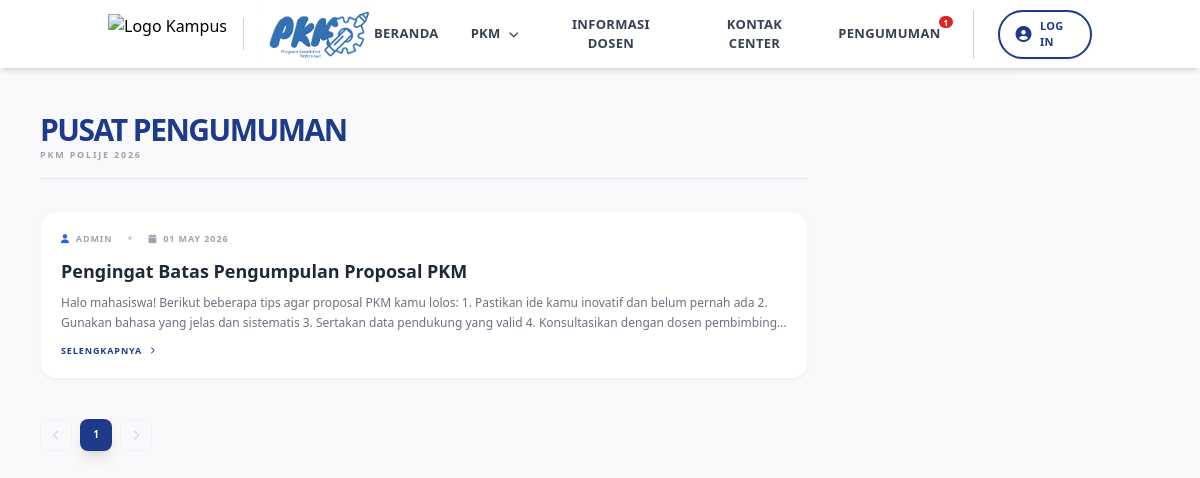
The page /page/pengumuman.php on the database its author committed.
### tables this page shows
CREATE TABLE `pesan` (
  `id_pesan` int NOT NULL,
  `judul_pesan` varchar(255) NOT NULL,
  `tujuan_pesan` enum('Semua','Mahasiswa','Dosen') NOT NULL,
  `isi_pesan` longtext NOT NULL,
  `tgl_kirim` timestamp NULL DEFAULT CURRENT_TIMESTAMP
);

### page/pengumuman.php (the view, shortened to what this page needs)
<?php
require_once '../koneksi/koneksi.php';
$limit = 6;
$page = isset($_GET['halaman']) ? (int)$GET['halaman'] : 1;
$offset = ($page - 1) * $limit;
try {
    $sql_total = "SELECT COUNT(*) FROM pesan WHERE tujuan_pesan IN ('Semua', 'Mahasiswa')";
    $total_data = $pdo->query($sql_total)->fetchColumn();
    $total_halaman = ceil($total_data / $limit);
    $sql_pesan = "SELECT * FROM pesan
                  WHERE tujuan_pesan IN ('Semua', 'Mahasiswa')
                  ORDER BY tgl_kirim DESC
                  LIMIT :limit OFFSET :offset";
    $stmt = $pdo->prepare($sql_pesan);
    $stmt->bindValue(':limit', (int)$limit, PDO::PARAM_INT);
    $stmt->bindValue(':offset', (int)$offset, PDO::PARAM_INT);
    $stmt->execute();
    $daftar_pengumuman = $stmt->fetchAll(PDO::FETCH_ASSOC);
} catch (PDOException $e) {
    die("Error: " . $e->getMessage());
}
function tgl_indo_singkat($timestamp) {
    return date('d M Y', strtotime($timestamp));
}
?>
<!DOCTYPE html>
<html lang="id">
<head>
    <script src="https://cdn.tailwindcss.com"></script>
    <link href="https://cdnjs.cloudflare.com/ajax/libs/font-awesome/6.0.0/css/all.min.css" rel="stylesheet">
</head>
<body class="font-sans antialiased overflow-x-hidden bg-gray-50">
<header class="fixed w-full z-50 bg-white shadow-md">
    <div class="container mx-auto px-5 py-0.5 flex items-center justify-between">
        <div class="flex items-center shrink-0 space-x-4">
            <img src="../image/LogoPolije.png" alt="Logo Kampus" class="h-8 md:h-10 w-auto object-contain">
            <img src="../image/logoPKM.png" alt="Logo PKM" class="h-12 md:h-16 w-auto object-contain">
        </div>
        <nav id="nav-menu" class="hidden lg:flex flex-col lg:flex-row absolute lg:relative top-full left-0 w-full lg:w-auto bg-white lg:bg-transparent shadow-lg lg:shadow-none items-center space-y-4 lg:space-y-0 lg:space-x-8 p-6 lg:p-0 text-[13px] font-bold text-gray-700 uppercase tracking-wide transition-all">
            <a href="../index.php" class="hover:text-blue-900 transition-colors py-1 w-full text-center lg:w-auto">Beranda</a>
            <div class="relative group w-full text-center lg:w-auto">
                <button class="hover:text-blue-900 flex items-center justify-center lg:justify-start w-full lg:w-auto focus:outline-none py-2 lg:py-3 text-[13px] font-bold uppercase tracking-wide">
                    PKM <i class="fas fa-chevron-down ml-2 text-[10px]"></i>
                </button>
            </div>
            <a href="./informasi_dosen.php" class="hover:text-blue-900 transition-colors py-1 w-full text-center lg:w-auto">Informasi Dosen</a>
            <a href="./kontak_center.php" class="hover:text-blue-900 transition-colors py-1 w-full text-center lg:w-auto">Kontak Center</a>
                <?php
                $stmt = $pdo->query("SELECT COUNT(*) FROM pesan WHERE tujuan_pesan IN ('Semua', 'Mahasiswa')");
                $total_db = $stmt->fetchColumn();
                $dilihat = isset($_SESSION['last_viewed_count']) ? $_SESSION['last_viewed_count'] : 0;
                $baru = $total_db - $dilihat;
                ?>
                <a href="./pengumuman.php" class="relative hover:text-blue-900 transition-colors py-1 inline-block group">
                    Pengumuman
                    <?php if ($baru > 0) : ?>
                        <span class="absolute -top-1.5 -right-3.5 bg-red-600 text-white text-[9px] min-w-[16px] h-[16px] px-1 flex items-center justify-center rounded-full border-2 border-white font-bold leading-none animate-bounce">
                            <?= $baru > 99 ? '99+' : $baru ?>
                        </span>
                    <?php endif; ?>
                </a>
            <div class="border-t lg:border-t-0 lg:border-l w-full lg:w-auto pt-4 lg:pt-0 lg:ml-4 lg:pl-6 border-gray-300 flex justify-center">
                <a href="../auth/login.php" class="flex items-center space-x-2 px-4 py-1.5 border-2 border-blue-900 text-blue-900 rounded-full hover:bg-blue-900 hover:text-white transition-all duration-300 shadow-sm active:scale-95 text-[11px]">
                    <i class="fas fa-user-circle text-base"></i>
                    <span>Log In</span>
                </a>
            </div>
        </nav>
    </div>
</header>
<main class="w-full pt-28 pb-16 px-4 md:px-10 bg-gray-50/50 min-h-screen flex justify-start">
    <div class="max-w-3xl w-full mx-auto md:mx-0">
        <div class="mb-8 border-b border-gray-200 pb-4 text-left">
            <h1 class="text-xl md:text-3xl font-black text-blue-900 uppercase tracking-tighter">
                Pusat Pengumuman
            </h1>
            <p class="text-gray-400 text-[9px] font-bold uppercase tracking-[0.2em]">
                PKM Polije 2026
            </p>
        </div>
        <div class="space-y-4">
            <?php if (!empty($daftar_pengumuman)): ?>
                <?php foreach ($daftar_pengumuman as $row): ?>
                <div class="group bg-white rounded-2xl p-5 border border-slate-100 shadow-sm hover:shadow-md transition-all text-left">
                    <div class="flex flex-col gap-3">
                        <div class="flex items-center gap-4 text-[9px] font-black text-gray-400 uppercase tracking-widest">
                            <span class="flex items-center gap-1.5"><i class="fas fa-user text-blue-600"></i> Admin</span>
                            <span class="w-1 h-1 bg-gray-300 rounded-full"></span>
                            <span class="flex items-center gap-1.5"><i class="fas fa-calendar text-gray-400"></i> <?= tgl_indo_singkat($row['tgl_kirim']) ?></span>
                        </div>
                        <div>
                            <h2 class="text-base md:text-lg font-black text-gray-800 group-hover:text-blue-900 transition-colors leading-tight">
                                <?= htmlspecialchars($row['judul_pesan']) ?>
                            </h2>
                            <p class="text-gray-500 text-xs mt-2 line-clamp-2 leading-relaxed text-left">
                                <?= htmlspecialchars($row['isi_pesan']) ?>
                            </p>
                        </div>
                        <a href="detail_pengumuman.php?id=<?= $row['id_pesan'] ?>" class="text-blue-900 font-black text-[9px] uppercase tracking-widest flex items-center gap-2 hover:gap-3 transition-all">
                            Selengkapnya <i class="fas fa-chevron-right text-[7px]"></i>
                        </a>
                    </div>
                </div>
                <?php endforeach; ?>
            <?php endif; ?>
        </div>
        <div class="mt-10 flex items-center gap-2 justify-start">
            <a href="?halaman=<?= max(1, $page - 1) ?>" class="w-8 h-8 flex items-center justify-center rounded-lg border border-gray-200 text-gray-400 hover:text-blue-900 transition-all <?= ($page <= 1) ? 'pointer-events-none opacity-40' : '' ?>">
                <i class="fas fa-chevron-left text-[10px]"></i>
            </a>
            <?php for ($i = 1; $i <= $total_halaman; $i++): ?>
                <a href="?halaman=<?= $i ?>" class="w-8 h-8 flex items-center justify-center rounded-lg font-black text-[10px] transition-all <?= ($i == $page) ? 'bg-blue-900 text-white shadow-lg' : 'bg-white text-gray-500 border border-gray-200 hover:border-blue-900' ?>">
                    <?= $i ?>
                </a>
            <?php endfor; ?>
            <a href="?halaman=<?= min($total_halaman, $page + 1) ?>" class="w-8 h-8 flex items-center justify-center rounded-lg border border-gray-200 text-gray-400 hover:text-blue-900 transition-all <?= ($page >= $total_halaman) ? 'pointer-events-none opacity-40' : '' ?>">
                <i class="fas fa-chevron-right text-[10px]"></i>
            </a>
        </div>
    </div>
</main>
<link rel="stylesheet" href="https://cdnjs.cloudflare.com/ajax/libs/font-awesome/6.5.1/css/all.min.css">
</body>
</html>

### rows shown on the page
pesan: tgl_kirim "01 MAY 2026", judul_pesan "Pengingat Batas Pengumpulan Proposal PKM", isi_pesan "Halo mahasiswa! Berikut beberapa tips agar proposal PKM kamu lolos: 1. Pastikan ide kamu inovatif dan belum pernah ada 2. Gunakan bahasa yang jelas dan sistematis 3. Sertakan data pendukung yang valid 4. Konsultasikan dengan dosen…"

### other values the page prints
$baru "1"
